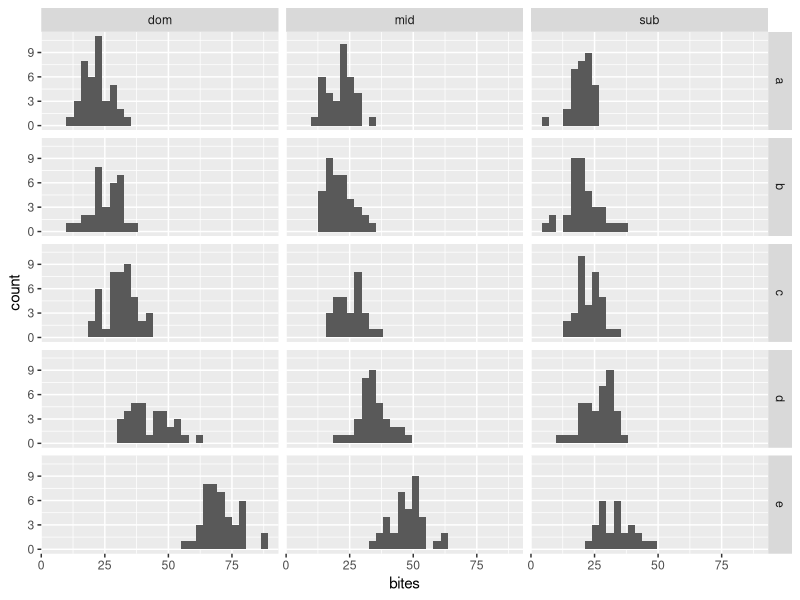
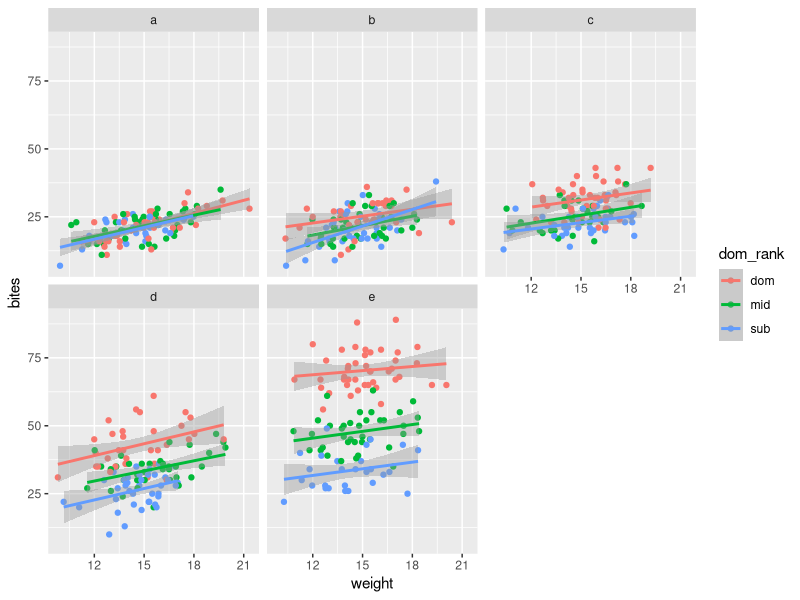

These charts were generated, in order, by the following R code:
# packages ----------------------------------------------------------------
library(tidyverse)

# description -------------------------------------------------------------
# simulating data with group-level effects and continuous + categorical predictors

# example -----------------------------------------------------------------

set.seed(4)

d <- tibble(group = letters[1:5], 
            init_lambda = c(1, 2, 4, 8, 16)) %>% # each group gets a different initial lambda value, here they vary a lot
  expand_grid(dom_rank = c("dom", "mid", "sub")) %>% 
  mutate(lambda = case_when( # modify the lambda values slightly based on dominance rank
    dom_rank == "dom" ~ init_lambda * runif(1, 3, 3.4),
    dom_rank == "mid" ~ init_lambda * runif(1, 1.8, 2.3),
    dom_rank == "sub" ~ init_lambda * runif(1, 1, 1.1)
  )) %>% 
  group_by(group) %>% 
  slice_sample(n = sample(105:140, 1), replace = T) %>% # generate between 105 and 140 observations per group, with various dom_ranks
  ungroup() %>% 
  mutate(weight = rnorm(n(), mean = 15, sd = 2)) %>% # give the whole population normally distributed weights
  rowwise() %>% 
  mutate(lambda_f = lambda + 1.25*weight) %>% # modify the lambda based on weight
  mutate(bites = list(rpois(lambda = lambda_f, n = 1))) %>% # for each row, which corresponds to one observation, generate a single Poisson random variable using that row's lambda_f value, which incorporates effects of group, dom_rank, and weight
  unnest(bites)

d %>% 
  ggplot(aes(x = bites)) +
  geom_histogram() +
  facet_grid(rows = vars(group), cols = vars(dom_rank))

d %>% 
  ggplot(aes(x = weight, y = bites, color = dom_rank)) +
  geom_point() +
  geom_smooth(method = "lm") +
  facet_wrap(vars(group))
